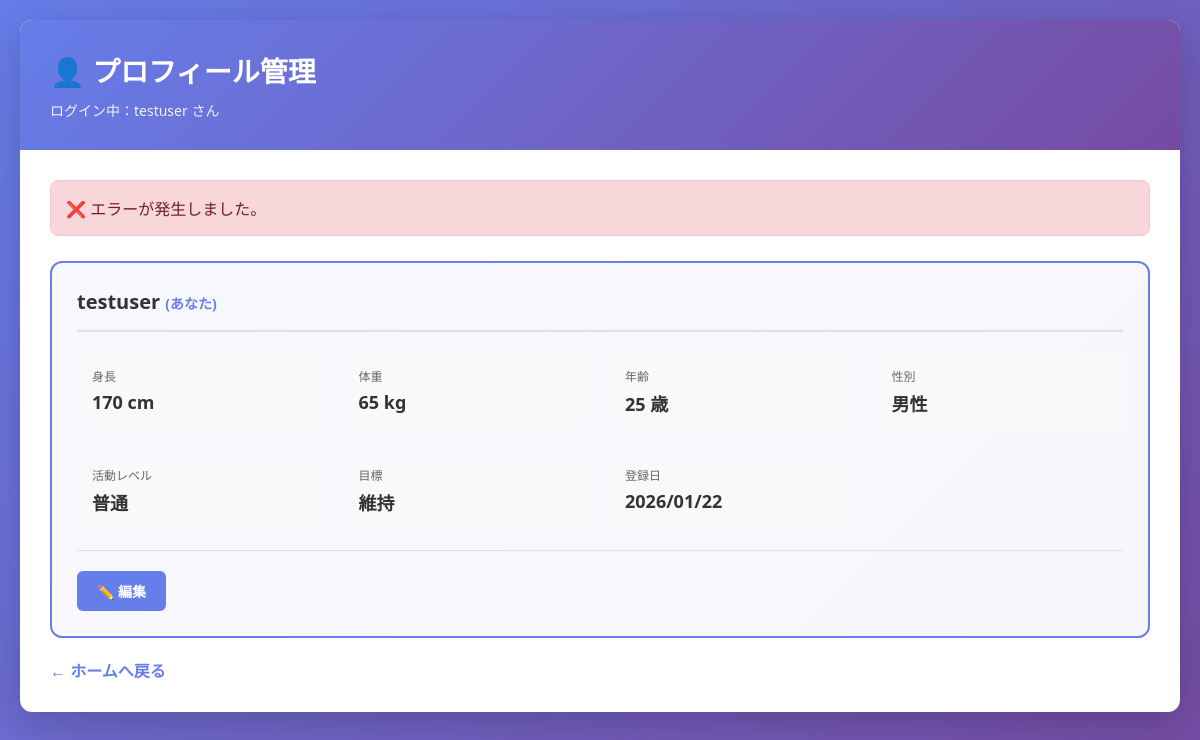
Page /src/users_list.php?error=invalid_id (signed in) on the committed database.
### tables this page shows
CREATE TABLE users (
  id INT AUTO_INCREMENT PRIMARY KEY,
  username VARCHAR(50) NOT NULL UNIQUE,
  email VARCHAR(255) DEFAULT NULL,   
  password VARCHAR(255) NOT NULL,
  height FLOAT DEFAULT NULL,
  weight FLOAT DEFAULT NULL,
  age INT DEFAULT NULL,
  gender ENUM('male','female') DEFAULT NULL,
  activity_level ENUM('low','normal','high') DEFAULT 'normal',
  goal ENUM('bulk','maintain','cut') DEFAULT 'maintain',
  is_active TINYINT(1) DEFAULT 1,   
  last_login DATETIME DEFAULT NULL,   
  created_at TIMESTAMP DEFAULT CURRENT_TIMESTAMP,
  updated_at TIMESTAMP DEFAULT CURRENT_TIMESTAMP ON UPDATE CURRENT_TIMESTAMP,
  INDEX idx_username (username),
  INDEX idx_email (email),
  INDEX idx_is_active (is_active)
);

### src/users_list.php (the view, shortened to what this page needs)
<?php
require "db.php";
$current_user_id = $_SESSION['user_id'];
$error = $_GET['error'] ?? '';
try {
    $sql = "SELECT id, username, height, weight, age, gender,
                   activity_level, goal, created_at
            FROM users WHERE id = ?";
    $stmt = $pdo->prepare($sql);
    $stmt->execute([$current_user_id]);
    $users = $stmt->fetchAll(PDO::FETCH_ASSOC);
} catch (PDOException $e) {
    error_log("Error fetching users: " . $e->getMessage());
    $error = 'system';
    $users = [];
}
function h($str){
    return htmlspecialchars($str, ENT_QUOTES, 'UTF-8');
}
function translateGender($gender) {
    return $gender === 'male' ? '男性' : ($gender === 'female' ? '女性' : '-');
}
function translateActivityLevel($level) {
    $map = ['low' => '低い', 'normal' => '普通', 'high' => '高い'];
    return $map[$level] ?? '-';
}
function translateGoal($goal) {
    $map = ['bulk' => '増量', 'maintain' => '維持', 'cut' => '減量'];
    return $map[$goal] ?? '-';
}
?>
<!DOCTYPE html>
<html lang="ja">
<head>
</head>
<body>
<div class="container">
    <div class="header">
        <h1>👤 プロフィール管理</h1>
        <div class="user-info">
            ログイン中：<?= h($_SESSION['username']) ?> さん
        </div>
    </div>
    <div class="content">
        <?php if($error): ?>
            <div class="message error">
                ❌
                <?php
                switch($error) {
                    default:
                        echo 'エラーが発生しました。';
                }
                ?>
            </div>
        <?php endif; ?>
        <?php foreach($users as $u): ?>
            <div class="profile-card">
                <div class="card-header">
                    <h3>
                        <?= h($u['username']) ?>
                        <span style="color: #667eea; font-size: 14px;">(あなた)</span>
                    </h3>
                </div>
                <div class="profile-grid">
                    <div class="profile-item">
                        <div class="label">身長</div>
                        <div class="value"><?= h($u['height'] ?: '-') ?> cm</div>
                    </div>
                    <div class="profile-item">
                        <div class="label">体重</div>
                        <div class="value"><?= h($u['weight'] ?: '-') ?> kg</div>
                    </div>
                    <div class="profile-item">
                        <div class="label">年齢</div>
                        <div class="value"><?= h($u['age'] ?: '-') ?> 歳</div>
                    </div>
                    <div class="profile-item">
                        <div class="label">性別</div>
                        <div class="value"><?= translateGender($u['gender']) ?></div>
                    </div>
                    <div class="profile-item">
                        <div class="label">活動レベル</div>
                        <div class="value"><?= translateActivityLevel($u['activity_level']) ?></div>
                    </div>
                    <div class="profile-item">
                        <div class="label">目標</div>
                        <div class="value"><?= translateGoal($u['goal']) ?></div>
                    </div>
                    <div class="profile-item">
                        <div class="label">登録日</div>
                        <div class="value"><?= date('Y/m/d', strtotime($u['created_at'])) ?></div>
                    </div>
                </div>
                <div class="card-actions">
                    <a href="user_edit.php?id=<?= h($u['id']) ?>" class="btn btn-primary">
                        ✏️ 編集
                    </a>
                </div>
            </div>
        <?php endforeach; ?>
        <a href="home.php" class="back-link">← ホームへ戻る</a>
    </div>
</div>
</body>
</html>

### src/users_list.php (style rules this page uses)
* { margin: 0; padding: 0; box-sizing: border-box; }
body { font-family: 'Segoe UI', Tahoma, Geneva, Verdana, sans-serif; background: linear-gradient(135deg, #667eea 0%, #764ba2 100%); min-height: 100vh; padding: 20px; }
.container { max-width: 1200px; margin: 0 auto; background: white; border-radius: 12px; box-shadow: 0 10px 40px rgba(0,0,0,0.2); overflow: hidden; }
.header { background: linear-gradient(135deg, #667eea 0%, #764ba2 100%); color: white; padding: 30px; }
.header h1 { font-size: 28px; margin-bottom: 10px; }
.header .user-info { font-size: 14px; opacity: 0.9; }
.content { padding: 30px; }
.message { padding: 15px; margin-bottom: 25px; border-radius: 8px; animation: slideDown 0.3s ease; }
.message.error { background: #f8d7da; color: #721c24; border: 1px solid #f5c6cb; }
.profile-card { background: white; border: 2px solid #667eea; border-radius: 12px; padding: 25px; background: linear-gradient(135deg, rgba(102, 126, 234, 0.05) 0%, rgba(118, 75, 162, 0.05) 100%); }
.card-header { display: flex; justify-content: space-between; align-items: center; margin-bottom: 20px; padding-bottom: 15px; border-bottom: 2px solid #e0e0e0; }
.card-header h3 { font-size: 20px; color: #333; }
.profile-grid { display: grid; grid-template-columns: repeat(auto-fit, minmax(200px, 1fr)); gap: 20px; margin-bottom: 20px; }
.profile-item { padding: 15px; background: #f8f9fa; border-radius: 8px; }
.profile-item .label { font-size: 12px; color: #666; margin-bottom: 5px; }
.profile-item .value { font-size: 18px; font-weight: 600; color: #333; }
.card-actions { display: flex; gap: 10px; margin-top: 20px; padding-top: 20px; border-top: 1px solid #e0e0e0; }
.btn { padding: 10px 20px; border: none; border-radius: 6px; cursor: pointer; font-weight: 600; text-decoration: none; display: inline-block; transition: all 0.3s; font-size: 14px; }
.btn-primary { background: #667eea; color: white; }
.back-link { display: inline-block; margin-top: 20px; color: #667eea; text-decoration: none; font-weight: 600; }

### rows in the picture
users: username "testuser", height "170", weight "65", age "25", created_at "2026/01/22"

### other values in the picture
$_SESSION['username'] "testuser"
